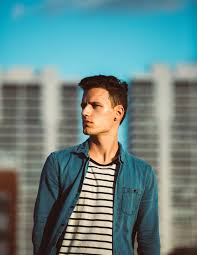
#> input picture Python/class3/images.jpeg, 197 x 255 px
$ python bgremover.py
#> lines starting #> are read from the running program, lines starting #| are printed output that depends on the picture; after the words box and inside, x2 and y2 are one past the last pixel; in counts of white or black regions, pixels touching at a corner belong together
import cv2
import numpy as np

def remove_background(image_path, output_path):
#> called with image_path = 'images.jpeg', output_path = 'output_image.jpeg'
    image = cv2.imread(image_path)
#> image is the input picture: shape (255, 197, 3); mean B, G, R 133.9, 134.2, 103.4

    gray = cv2.cvtColor(image, cv2.COLOR_BGR2GRAY)
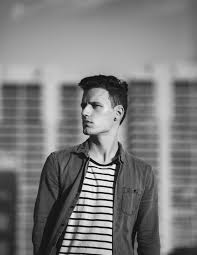
#> gray: shape (255, 197); min 2, max 248, mean 125

    blurred = cv2.GaussianBlur(gray, (21, 21), 0)
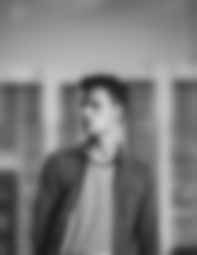
#> blurred: shape (255, 197); min 26, max 212, mean 125

    _, thresh = cv2.threshold(blurred, 125, 255, cv2.THRESH_BINARY_INV)
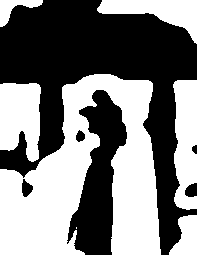
#> thresh: shape (255, 197); 49.4% white; 7 white regions (1 under 20 px), largest, box (x1, y1, x2, y2) and area: (0, 74, 161, 255) 16428, (0, 83, 41, 162) 2630, (173, 80, 197, 210) 2580, (97, 0, 197, 44) 1911, (169, 215, 197, 255) 775, (0, 0, 43, 27) 466

#> (the run stopped early here; a loop or call above may not have finished)
